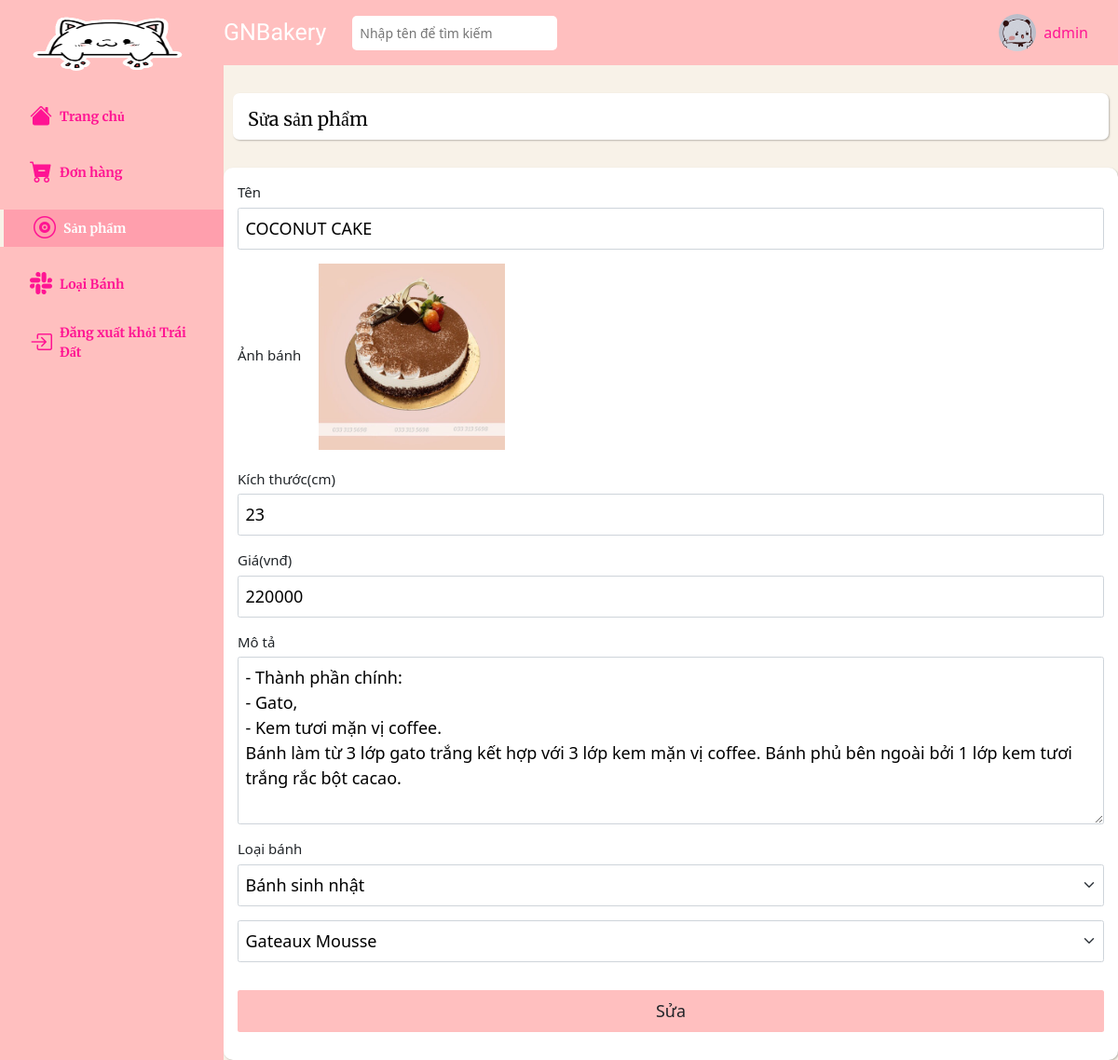
The app's page /admin/products/form_update.php?id=21&admin_id=2 (signed in) with its own data.
### tables this page shows
CREATE TABLE `products` (
  `id` int(11) NOT NULL,
  `name` varchar(50) NOT NULL,
  `image` varchar(255) NOT NULL,
  `size` int(11) NOT NULL,
  `price` float NOT NULL,
  `description` text NOT NULL,
  `status` tinyint(1) NOT NULL DEFAULT '1',
  `category_detail_id` int(11) NOT NULL,
  `admin_id` int(11) NOT NULL
);

CREATE TABLE `category_detail` (
  `id` int(11) NOT NULL,
  `name` varchar(50) NOT NULL,
  `category_id` int(11) NOT NULL
);

### admin/products/form_update.php (the view, shortened to what this page needs)
<?php
    $id = $_GET['id'];
    require_once '../../database/connect.php';
    $sql = "select products.*, categories.id as category_id from products
    join category_detail
    on category_detail.id = products.category_detail_id
    join categories
    on categories.id = category_detail.category_id
    where products.id = '$id'";
    $result = mysqli_query($connect, $sql);
    $each = mysqli_fetch_array($result);
    $sql = "select * from categories";
    $categories = mysqli_query($connect, $sql);
    $sql = "select * from category_detail where category_id = '$each[category_id]'";
    $category_detail = mysqli_query($connect, $sql);
    require_once '../navbar-vertical.php';
?>
    <div class="main__form">
        <div class="main-container-text d-flex align-items-center">
            <a class="header__name text-decoration-none" href="#">
                Sửa sản phẩm
            </a>
        </div>
        <div class="container-fluid px-4">
            <div class="row gx-5">
                <div class="col-12">
                     <form action="process_update.php" method="post" enctype="multipart/form-data">
                        <div class="mb-4 fs-4">
                            <label class="form-label" for="name">Tên</label>
                            <input type="text" name="name" value="<?= $each['name'] ?>" id="name" class="form__input form-control" autocomplete="off"/>
                        </div>
                        <div class="mb-4 fs-4">
                        <label class="form-label fs-4" for="image" role="button">
                            Ảnh bánh
                            <img id="product__img" class="ms-4" src="../../assets/images/products/<?= $each['image'] ?>" alt="Ảnh bánh" width="200" height="200"/>
                        </label>
                        </div>
                        <div class="mb-4 fs-4">
                            <label class="form-label" for="image">Kích thước(cm)</label>
                            <input type="number" name="size" value="<?= $each['size'] ?>" id="size" class="form__input form-control"/>
                        </div>
                        <div class="mb-4 fs-4">
                            <label class="form-label" for="image">Giá(vnđ)</label>
                            <input type="number" name="price" value="<?= $each['price'] ?>" id="price" class="form__input form-control"/>
                        </div>
                        <div class="mb-4 fs-4">
                            <label class="form-label">Mô tả</label>
                            <textarea name="description" rows="6" class="form__input form-control"><?= $each['description'] ?></textarea>
                        </div>
                        <div class="mb-4 fs-4">
                            <label class="form-label">Loại bánh</label>
                            <select class="form__select form-select" id="category">
                                <?php foreach ($categories as $category) { ?>
                                    <option
                                        <?php if($each['category_id'] == $category['id']) { ?>
                                            selected
                                        <?php    } ?>
                                        value="<?= $category['id'] ?>"
                                    >
                                        <?= $category['name'] ?>
                                    </option>
                                <?php } ?>
                            </select>
                            <select class="form__select form-select mt-4" name="category" id="category_detail">
                                <?php foreach ($category_detail as $category_child) { ?>
                                    <option
                                        <?php if($each['category_detail_id'] == $category_child['id']) { ?>
                                            selected
                                        <?php    } ?>
                                        value="<?= $category_child['id'] ?>"
                                        class="category_detail"
                                    >
                                        <?= $category_child['name'] ?>
                                    </option>
                                <?php } ?>
                            </select>
                        </div>
                        <button type="submit" class="form__btn btn mt-4 mb-4">Sửa</button>
                    </form>
                </div>
            </div>
        </div>
    </div>
</div>
</body>
</html>

### assets/css/admin.css (style rules this page uses)
html { font-size: 62.5%; line-height: 1.6rem; font-family: 'Roboto', sans-serif; box-sizing: border-box; }
a { color: #FF1493; }
* { box-sizing: inherit; }
:root { --text-color: #FF1493; --background-color: #f8f2e8; --navbar-color: #ffbfbf; --navbar-vertical-width : 240px; --header-height: 70px; }
body { background-color: var(--background-color); }
.header__name { color: black; font-size: 2rem; margin-left: 16px; margin-top: 5px; font-family: 'Merriweather', serif; }
.main__form, .main__container { margin-left: var(--navbar-vertical-width); min-height: 80vh; margin-top: 30px; }
.main-container-text { box-shadow: 1px 1px 2px 0px #00000040; background-color: white; border-radius: 7px; height: 50px; margin: 30px 10px; }
.container-fluid { box-shadow: 1px 1px 2px 0px #00000040; background-color: white; border-radius: 10px; padding: 15px; }
.form__input, .form__select { background-color: #ffffff; padding-top: 8px; padding-bottom: 8px; font-size: 1.8rem; color: rgb(0, 0, 0); }
.form__btn { width: 100%; padding: 8px; font-size: 1.8rem; background-color: var(--navbar-color); }
input[type=number] { -moz-appearance: textfield; }

### records on screen
products: name "COCONUT CAKE", image (picture), size "23", price "220000", description "- Thành phần chính: - Gato, - Kem tươi mặn vị coffee. Bánh làm từ 3 lớp gato trắng kết hợp với 3 lớp kem mặn vị coffee. Bánh phủ bên ngoài bởi 1 lớp kem tươi trắng rắc bột cacao.", category "Gateaux Mousse"

### other values on screen
$_SESSION['name'] "admin"
form field value "Bánh sinh nhật"
